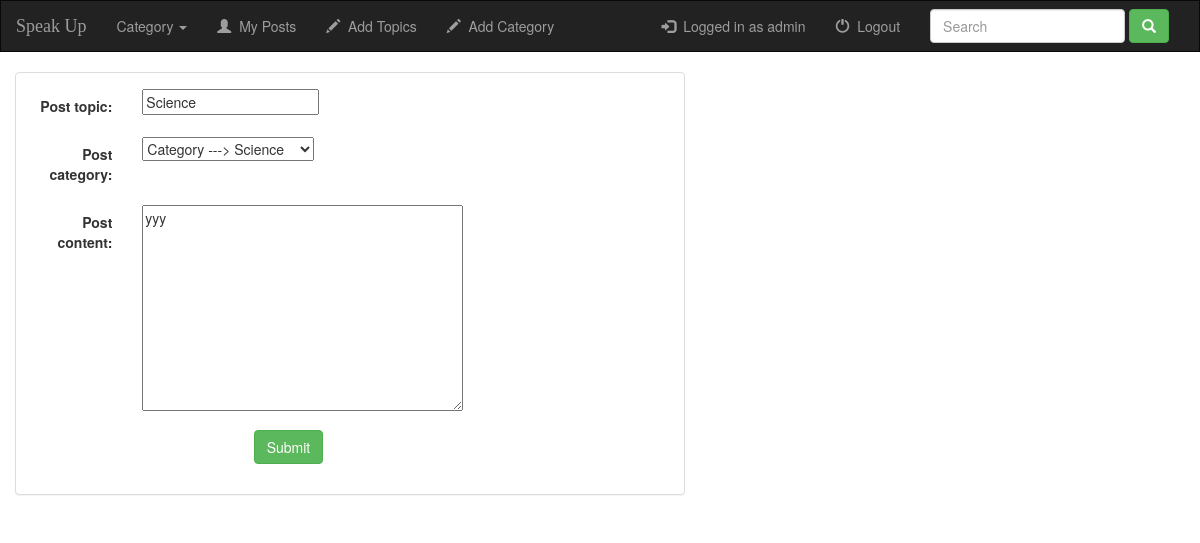
/debate/posts/1/update/ (signed in), run on the app's committed database.
### debate/models.py (models this page shows, shortened)
class Post(models.Model):
	post_category=models.ForeignKey(Category,on_delete=models.CASCADE)
	post_owner=models.ForeignKey(User,verbose_name=u"Owner",on_delete=models.CASCADE)
	post_topic=models.CharField(max_length=250)
	post_content=models.TextField(max_length=1000)
	post_date=models.DateTimeField(auto_now_add=True)
	post_likes=models.ManyToManyField(User,related_name="likes",blank=True)

### debate/views.py (the view)
# urls.py: url(r'^posts/(?P<pk>[0-9]+)/update/$',views.UpdatePost.as_view(),name='post-update'),
class UpdatePost(UserPassesTestMixin,UpdateView):#LoginRequiredMixin,UserPassesTestMixin,UpdateView):#,UserPassesTestMixin,PermMixin,PermissionRequiredMixin
	model=Post
	fields=['post_topic','post_category','post_content']
	def test_func(self):
		post=self.get_object()
		print ("self.request.user.is_superuser :",self.request.user.is_superuser)
		print ("self.request.user :",self.request.user)
		print ("post.post_owner :",post.post_owner)
		print ("self.request.user == post.post_owner :",self.request.user == post.post_owner)
		if self.request.user == post.post_owner :
			return True
		else:
			messages.error(self.request,"User must be owner of this post to update")
			return False
			return redirect("debate:detail",pk=post.id)

### debate/models.py (called while the page is built)
	def __str__(self):
		return "Category ---> "+str(self.name)

### debate/templates/debate/post_form.html (shortened to what this page needs)
{% extends 'debate/base.html' %}
{% block body %}
<div class="container-fluid">
  <div class="row">
    <div class="col-sm-12 col-md-7">
      <div class="panel panel-default">
        <div class="panel-body">
          <form class="form-horizontal" action="" method="post" enctype="multipart/form-data">
            {% include 'debate/form-template.html' %}
            <div class="form-group">
              <div class="col-sm-offset-4 col-sm-8">
                <button type="submit" class="btn btn-success">Submit</button>
              </div>
            </div>
          </form>
        </div>
      </div>
    </div>
  </div>
</div>
{% endblock %}

### debate/templates/debate/base.html (shortened to what this page needs)
<!DOCTYPE html>
<html lang="en">
<head>
    {% load staticfiles %}
    <link rel="stylesheet" type="text/css" href="{% static 'debate/bootstrap-3.3.7-dist/css/bootstrap.min.css' %}" />
    <link href="{% static 'debate/Satisfy.css' %}" rel="stylesheet" type="text/css">
</head>
<body>
<nav class="navbar navbar-inverse" style="border-radius:0px">
    <div class="container-fluid">
        <div class="navbar-header">
            <a class="active navbar-brand" href="{% url 'debate:index' %}"style="font-family: Satisfy">Speak Up</a>
        </div>
        <div class="collapse navbar-collapse" id="topNavBar">
            <ul class="nav navbar-nav">
                <li class="dropdown">
                    <a class="dropdown-toggle" data-toggle="dropdown" href="#">Category
                    <span class="caret"></span></a>
                </li>
                {% if user.is_authenticated %}
                    <li class="{% block my_posts %}{% endblock %}"><a href="{% url 'debate:my_posts' user.id %}"><span class="glyphicon glyphicon-user" aria-hidden="true"></span>&nbsp; My Posts</a></li>
                {% endif %}
                {% if user.is_authenticated %}
                    <li class="{% block add_posts %}{% endblock %}"><a href="{% url 'debate:post-create' %}"><span class="glyphicon glyphicon-pencil" aria-hidden="true"></span>&nbsp; Add Topics</a></li>
                {% endif %}
                {% if user.is_superuser %}
                    <li class="{% block add_category %}{% endblock %}"><a href="{% url 'debate:category-create' %}"><span class="glyphicon glyphicon-pencil" aria-hidden="true"></span>&nbsp; Add Category</a></li>
                {% endif %}
            </ul>
            <form class="navbar-form navbar-right" action="{% url 'debate:index' %}" role="search" method="get" >
                <div class="form-group">
                    <input type="text" placeholder="Search" class="search form-control" name="q" value="{{ request.GET.q }}">
                </div>
                <button type="submit" class="btn btn-success">
                    <span class="glyphicon glyphicon-search"></span>
                </button>
            </form>
            {% if user.is_authenticated %}
            <ul class="nav navbar-nav navbar-right">
                <li>
                    <a href="{% url 'debate:logout_user' %}">
                        <span class="glyphicon glyphicon-off" aria-hidden="true"></span>&nbsp; Logout
                    </a>
                </li>
            </ul>
            {% endif %}
            <ul class="nav navbar-nav navbar-right">
                <li class="{% block log %}{% endblock %}">
                    {% if not user.is_authenticated %}
                    <a href="{% url 'debate:login_user' %}">
                        <span class="glyphicon glyphicon-log-in" aria-hidden="true"></span>&nbsp; Login
                    </a>
                    {% else %}
                    <a href="#">
                        <span class="glyphicon glyphicon-log-in"></span>&nbsp; Logged in as {{ request.user }}
                    </a>
                    {% endif %}
                </li>
            </ul>
        </div>
    </div>
</nav>
{% block body %}
{% endblock %}
<br>
<br>
</body>
</html>

### debate/templates/debate/form-template.html (shortened to what this page needs)
{% for field in form %}
  <div class="form-group">
    <div class="col-sm-offset-2 col-sm-10">
    </div>
    <label class="control-label col-sm-2">{{ field.label_tag }}</label>
      <div class="col-sm-10">{{ field }}</div>
  </div>
{% endfor %}

### data on the page
Post: form "Science" "Category ---> Science" "yyy"

### other printed values
{{ request.user }} "admin"
{{ field.label_tag }} "Post topic:" "Post category:" "Post content:"
